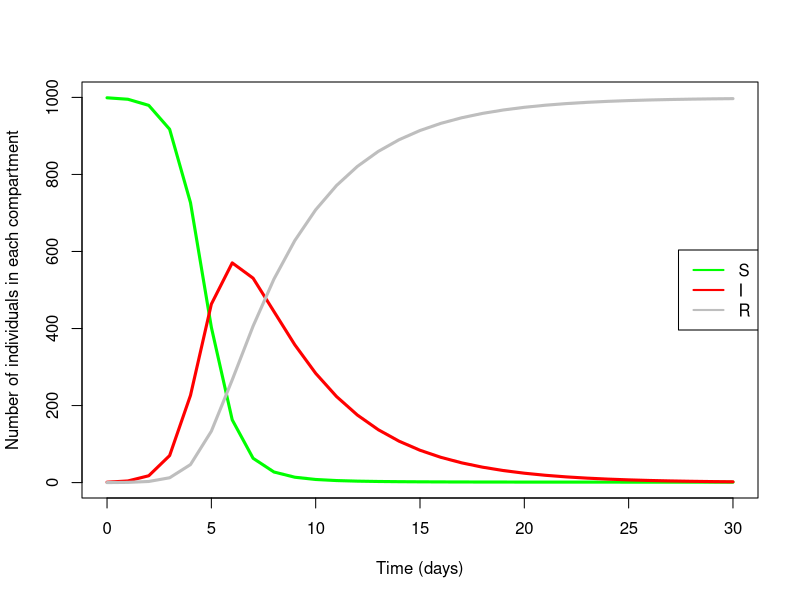
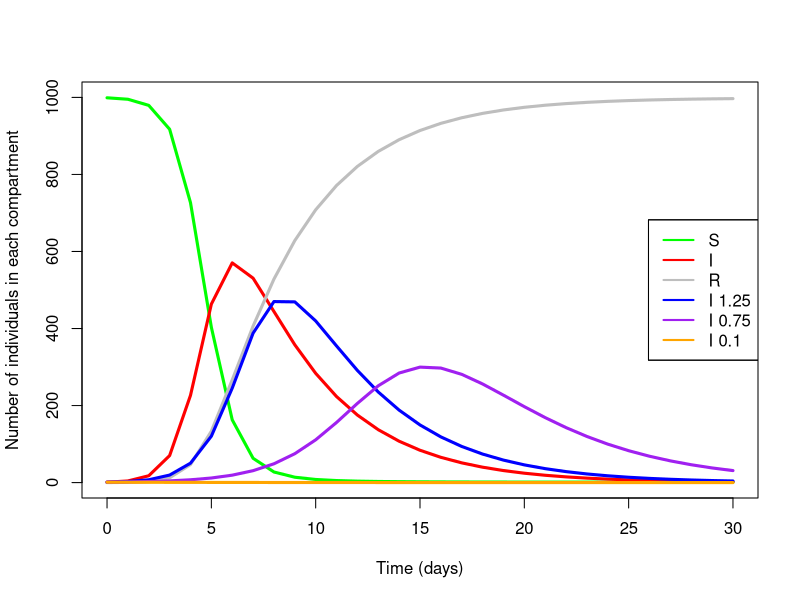

Reproduce these figures in R, in order.
## ---- chunk 1
# Check what packages are installed.
my_packages <- rownames(installed.packages())

# Install desolve if it is missing.
install.packages(setdiff("deSolve", my_packages))
## ---- chunk 2
SIR.model <- function(t, x, parameters){ 
  # Get the current number of individuals in each compartment.
  S <- x[1]
  I <- x[2]
  R <- x[3]
  
  # Get the model parameters.
  beta <- parameters$beta
  gamma <- parameters$gamma
  
  # Calculate the total number of individuals in the system.
  # This is just all the compartments added together.
  N <- S + I + R
  
  # Calculate the derivatives (the system of ODEs).
  dS <- -beta*S*I/N
  dI <- beta*S*I/N - gamma*I
  dR <- gamma*I
  
  # Return the derivatives inside a list.
  derivatives <- list(c(dS, dI, dR))
  return(derivatives)
}
## ---- chunk 3
# The initial parameters: how many people are in each compartment at the start of
# the model?
init <- c(S = 999, I = 1, R = 0.0)

# The model parameters: what is the transmission rate (beta), and recovery rate (gamma).
pars <- list(beta = 1.7, gamma = 0.25)

# The solution times: the sequence of times for which to compute the solution.
# This will be numbers 0 to 30.
time <- seq(from = 0, to = 30, by = 1)
## ---- chunk 4
# Load in the deSolve package.
library(deSolve)

# lsoda is a function with inputs: ODE system (as a function), initial conditions,
# parameters and times to compute the solution. The solution for the SIR model is
# stored in 'out'.
out <- lsoda(func = SIR.model, y = init, parms = pars, times = time)

# Convert the solution into a data.frame. This makes plotting easier.
out <- as.data.frame(out)
head(out)
## ---- chunk 5
# First plot time (x-axis) against the number of susceptible (y-axis).
plot(out$time, out$S,
     type = 'l', col = 'green', ylab = "Number of individuals in each compartment",
     xlab = "Time (days)", lwd = 3, ylim = c(0, 1000))

# Next, we can add lines for time against infecteds, and time against recovered/removed.
lines(out$time, out$I, col = 'red', lwd = 3)
lines(out$time, out$R, col = 'grey', lwd = 3)

# Finally, we can add a legend so we know what lines correspond to what compartment.
legend("right", legend = c("S","I","R"), col = c("green","red","grey"), lwd = 2)
## ---- chunk 6
write.csv(out, "sir_model_demo.csv", row.names = FALSE)
## ---- chunk 7
TIME <- c(0, 5, 10, 25.4)
out <- lsoda(func = SIR.model, y = init, parms = pars, times = TIME)
out <- as.data.frame(out)
head(out)

# Extract the values of the "I" compartment for the specific time points.
infectious_day5 <- ceiling(out$I[2])
infectious_day10 <- ceiling(out$I[3])
infectious_day25_4 <- ceiling(out$I[4])

# Print the results
cat("Number of infectious individuals on day 5: ", round(infectious_day5), "\n")
cat("Number of infectious individuals on day 10: ", round(infectious_day10), "\n")
cat("Number of infectious individuals on day 25.4: ", round(infectious_day25_4), "\n")

## ---- chunk 8
# Step 1: Define the SIR.model function
SIR.model <- function(t, x, parameters){ 
  S <- x[1]
  I <- x[2]
  R <- x[3]
  
  beta <- parameters$beta
  gamma <- parameters$gamma
  
  N <- S + I + R
  
  dS <- -beta*S*I/N
  dI <- beta*S*I/N - gamma*I
  dR <- gamma*I
  
  derivatives <- list(c(dS, dI, dR))
  return(derivatives)
}

# Step 2: Define initial conditions, parameters, and times
init <- c(S = 999, I = 1, R = 0.0)
pars <- list(beta = 1.7, gamma = 0.25)
time <- seq(from = 0, to = 30, by = 1)

# Step 3: Solve the system for the baseline scenario
library(deSolve)
out <- lsoda(func = SIR.model, y = init, parms = pars, times = time)
out <- as.data.frame(out)

# Step 4: Plot the solution for the baseline scenario
plot(out$time, out$S,
     type = 'l', col = 'green', ylab = "Number of individuals in each compartment",
     xlab = "Time (days)", lwd = 3, ylim = c(0, 1000))
lines(out$time, out$I, col = 'red', lwd = 3)
lines(out$time, out$R, col = 'grey', lwd = 3)
legend("right", legend = c("S","I","R"), col = c("green","red","grey"), lwd = 2)

# Step 5: Save the baseline solution as a .csv file
write.csv(out, "sir_model_demo.csv", row.names = FALSE)

# Step 6: Implement interventions using a for loop
beta_values <- c(1.25, 0.75, 0.1)
colors <- c("blue", "purple", "orange")

for (i in 1:length(beta_values)) {
  # Update beta value
  pars$beta <- beta_values[i]
  
  # Solve the system
  out <- lsoda(func = SIR.model, y = init, parms = pars, times = time)
  out <- as.data.frame(out)
  
  # Plot the solution
  lines(out$time, out$I, col = colors[i], lwd = 3)
  legend("right", legend = c("S","I","R", "I 1.25", "I 0.75", "I 0.1"),
         col = c("green","red","grey", colors[1], colors[2], colors[3]), lwd = 2)
}

# Step 7: Save the solution with interventions as a .csv file
write.csv(out, "sir_model_demo_interventions.csv", row.names = FALSE)

## ---- chunk 9
pars <- list(beta = 1.25, gamma = 0.25)

# lsoda is a function with inputs: ODE system (as a function), initial conditions,
# parameters and times to compute the solution. The solution for the SIR model is
# stored in 'out'.
out <- lsoda(func = SIR.model, y = init, parms = pars, times = time)
  
# Convert the solution into a data.frame. This makes plotting easier.
out <- as.data.frame(out)

#Number of people infected in the first 30 days.
cat("For intervention with transmission rate of 1.25, the number of people infected is " , ceiling(1000-out[31,2]),".\n", sep = "")
## ---- chunk 10
pars <- list(beta = 0.75, gamma = 0.25)

# lsoda is a function with inputs: ODE system (as a function), initial conditions,
# parameters and times to compute the solution. The solution for the SIR model is
# stored in 'out'.
out <- lsoda(func = SIR.model, y = init, parms = pars, times = time)
  
# Convert the solution into a data.frame. This makes plotting easier.
out <- as.data.frame(out)

#Number of people infected in the first 30 days.
cat("For intervention with transmission rate of 0.75, the number of people infected is " , ceiling(1000-out[31,2]),".\n", sep = "")
## ---- chunk 11
pars <- list(beta = 0.1, gamma = 0.25)

# lsoda is a function with inputs: ODE system (as a function), initial conditions,
# parameters and times to compute the solution. The solution for the SIR model is
# stored in 'out'.
out <- lsoda(func = SIR.model, y = init, parms = pars, times = time)
  
# Convert the solution into a data.frame. This makes plotting easier.
out <- as.data.frame(out)

#Number of people infected in the first 30 days.
cat("For intervention with transmission rate of 0.1, the number of people infected is " , ceiling(1000-out[31,2]),".\n", sep = "")
## ---- chunk 12
# Define the recovery rate
gamma <- 0.25

# Define the list of expected transmission rates for each intervention
beta_list <- c(1.25, 0.75, 0.1)

# Calculate the R0 value for each intervention
R0_list <- beta_list/gamma

# Print the R0 values for each intervention
cat("Expected R0 values for each intervention:\n")
for (i in 1:length(R0_list)) {
  cat(paste0("Intervention ", i, ": R0 =", ceiling(R0_list[i]), "\n"))
}


## ---- chunk 13
